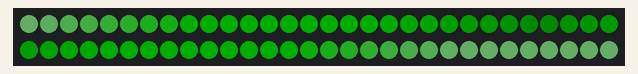
Recording of a sketch running on a simulated Arduino Uno, built with avr-gcc and run on an emulated ATmega328P. Parts: 60 RGB LEDs in strip order, left to right, continuing on the next row. Dim RGB values are drawn brighter than linear.

Above: at 0.02 s.
At 4.84 s:
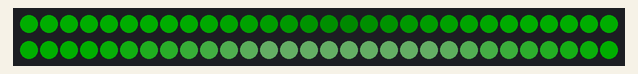
At 9.65 s:
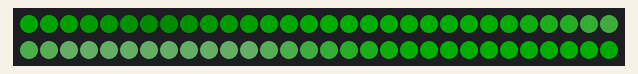
At 19.29 s:
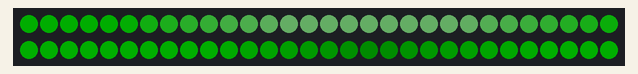
At 27.87 s:
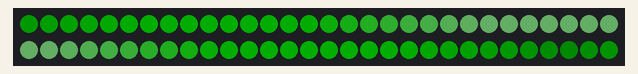
At 39.78 s:
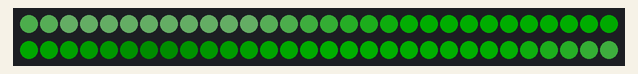

The sketch:

greenled.ino
```cpp
#include <Adafruit_NeoPixel.h>

#define LED_PIN     6     // 数据线连接的Arduino引脚
#define LED_COUNT   60    // 灯珠数量

Adafruit_NeoPixel strip(LED_COUNT, LED_PIN, NEO_GRB + NEO_KHZ800);

// 定义绿色系颜色
const uint32_t LIGHT_GREEN = strip.Color(150, 255, 150);  // 浅绿
const uint32_t GREEN = strip.Color(0, 255, 0);           // 标准绿
const uint32_t DARK_GREEN = strip.Color(0, 50, 0);       // 墨绿

void setup() {
  strip.begin();
  strip.setBrightness(50);  // 建议亮度50-100
  strip.show();             // 初始化灯条
}

void loop() {
  greenWaveEffect(30);      // 调用绿色波形效果（30ms延迟）
}

// 绿色波形流动效果
void greenWaveEffect(int delayTime) {
  static float offset = 0.0;  // 动态偏移量

  for (int i = 0; i < LED_COUNT; i++) {
    // 计算每个灯珠的位置比例 (0.0~1.0)
    float position = fmod((float)i / LED_COUNT + offset, 1.0);

    // 根据位置选择颜色
    uint32_t color;
    if (position < 0.142) {          // 0-1/7 浅绿→绿
      color = blendColors(LIGHT_GREEN, GREEN, position * 7);
    } else if (position < 0.285) {   // 1/7-2/7 保持绿
      color = GREEN;
    } else if (position < 0.428) {   // 2/7-3/7 绿→墨绿
      color = blendColors(GREEN, DARK_GREEN, (position - 0.285) * 7);
    } else if (position < 0.571) {   // 3/7-4/7 墨绿→绿
      color = blendColors(DARK_GREEN, GREEN, (position - 0.428) * 7);
    } else if (position < 0.714) {   // 4/7-5/7 保持绿
      color = GREEN;
    } else {                         // 5/7-1.0 绿→浅绿
      color = blendColors(GREEN, LIGHT_GREEN, (position - 0.714) * 7);
    }

    strip.setPixelColor(i, color);
  }

  strip.show();
  offset += 0.02;  // 调整速度（值越大越快）
  if (offset > 1.0) offset = 0;
  delay(delayTime);
}

// 颜色混合函数（线性插值）
uint32_t blendColors(uint32_t color1, uint32_t color2, float ratio) {
  if (ratio > 1.0) ratio = 1.0;

  uint8_t r1 = (color1 >> 16) & 0xFF;
  uint8_t g1 = (color1 >> 8) & 0xFF;
  uint8_t b1 = color1 & 0xFF;

  uint8_t r2 = (color2 >> 16) & 0xFF;
  uint8_t g2 = (color2 >> 8) & 0xFF;
  uint8_t b2 = color2 & 0xFF;

  uint8_t r = r1 + (r2 - r1) * ratio;
  uint8_t g = g1 + (g2 - g1) * ratio;
  uint8_t b = b1 + (b2 - b1) * ratio;

  return strip.Color(r, g, b);
}
```
